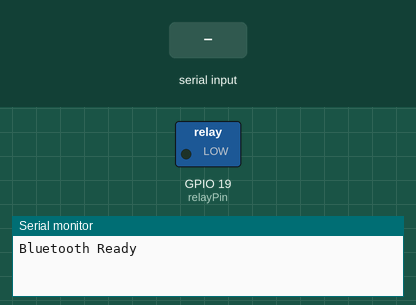
This sketch was run on a simulated ESP32. On the bench: switched loads named in the sketch (green lamp = pin HIGH), the last lines printed to the serial monitor. Inputs (shaded band) come from the test bench. Nothing arrives over Bluetooth unless stated.

Above: at 1.2 s.
1.3 s: "1" received over the second serial link
At 1.6 s:
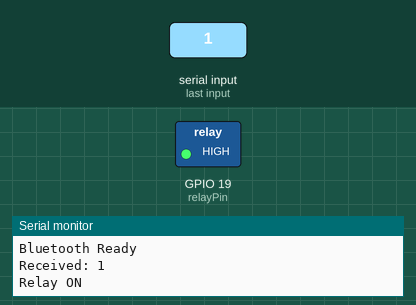
2.8 s: "0" received over the second serial link
At 3.9 s:
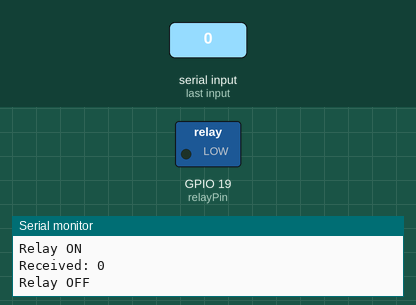
Timing chart, 0 to 5.8 s (numbered marks = the images above; inputs shaded):
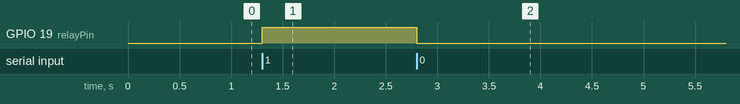

The sketch:

Wireless_Ignition_System.ino
```cpp
#include "BluetoothSerial.h"

BluetoothSerial SerialBT;

const int relayPin = 19;

void setup() {
  Serial.begin(115200);
  SerialBT.begin("ESP32_BT");  // Bluetooth name
  pinMode(relayPin, OUTPUT);
  digitalWrite(relayPin, LOW); // Initially OFF
  Serial.println("Bluetooth Ready");
}

void loop() {
  if (SerialBT.available()) {
    char incoming = SerialBT.read();
    Serial.print("Received: ");
    Serial.println(incoming);

    if (incoming == '1') {
      digitalWrite(relayPin, HIGH); // Turn ON relay
      Serial.println("Relay ON");
    } else if (incoming == '0') {
      digitalWrite(relayPin, LOW); // Turn OFF relay
      Serial.println("Relay OFF");
    }
  }
}
```

Measured:
- after the input at 1.3 s, GPIO 19 (relayPin): LOW → HIGH at once
- after the input at 2.8 s, GPIO 19 (relayPin): HIGH → LOW at once
